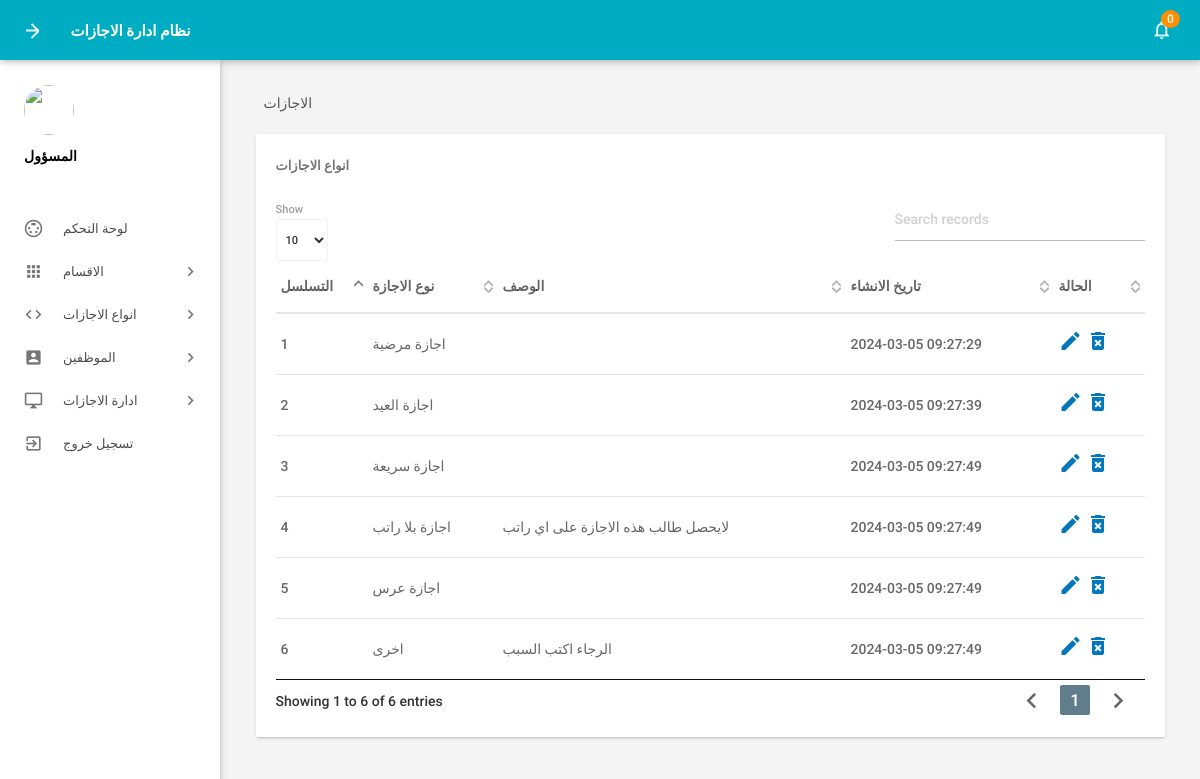
Screenshot of /admin/manageleavetype.php (signed in) with the database file from the repository.
### tables this page shows
CREATE TABLE `tblleavetype` (
  `id` int(11) NOT NULL,
  `LeaveType` varchar(200) DEFAULT NULL,
  `Description` mediumtext DEFAULT NULL,
  `CreationDate` timestamp NOT NULL DEFAULT current_timestamp()
);

### admin/manageleavetype.php (the view, shortened to what this page needs)
<?php
include('includes/config.php');
if(strlen($_SESSION['alogin'])==0)
    {
header('location:index.php');
}
else{
 ?>
<!DOCTYPE html>
<html lang="en">
    <head>
        <link type="text/css" rel="stylesheet" href="../assets/plugins/materialize/css/materialize.min.css"/>
        <link href="../assets/plugins/material-preloader/css/materialPreloader.min.css" rel="stylesheet">
        <link href="../assets/plugins/datatables/css/jquery.dataTables.min.css" rel="stylesheet">
        <link href="../assets/css/alpha.min.css" rel="stylesheet" type="text/css"/>
        <link href="../assets/css/custom.css" rel="stylesheet" type="text/css"/>
    </head>
    <body>
       <?php include('includes/header.php');?>
       <?php include('includes/sidebar.php');?>
            <main class="mn-inner">
                <div class="row">
                    <div class="col s12">
                        <div class="page-title">الاجازات</div>
                    </div>
                    <div class="col s12 m12 l12">
                        <div class="card">
                            <div class="card-content">
                                <span class="card-title">انواع الاجازات</span>
                                <table id="example" class="display responsive-table ">
                                    <thead>
                                        <tr>
                                            <th>التسلسل</th>
                                            <th>نوع الاجازة</th>
                                            <th>الوصف</th>
                                            <th>تاريخ الانشاء</th>
                                            <th>الحالة</th>
                                        </tr>
                                    </thead>
                                    <tbody>
<?php $sql = "SELECT * from tblleavetype";
$query = $dbh -> prepare($sql);
$query->execute();
$results=$query->fetchAll(PDO::FETCH_OBJ);
$cnt=1;
if($query->rowCount() > 0)
{
foreach($results as $result)
{               ?>
                                        <tr>
                                            <td> <?php echo htmlentities($cnt);?></td>
                                            <td><?php echo htmlentities($result->LeaveType);?></td>
                                            <td><?php echo htmlentities($result->Description);?></td>
                                            <td><?php echo htmlentities($result->CreationDate);?></td>
                                            <td><a href="editleavetype.php?lid=<?php echo htmlentities($result->id);?>"><i class="material-icons">mode_edit</i></a>
                                            <a href="manageleavetype.php?del=<?php echo htmlentities($result->id);?>" onclick="return confirm('Do you want to delete');"> <i class="material-icons">delete_forever</i></a> </td>
                                        </tr>
                                         <?php $cnt++;} }?>
                                    </tbody>
                                </table>
                            </div>
                        </div>
                    </div>
                </div>
            </main>
        </div>
        <div class="left-sidebar-hover"></div>
    </body>
</html>
<?php } ?>

### rows the page displays
tblleavetype: LeaveType "اجازة مرضية", CreationDate "2024-03-05 09:27:29"
tblleavetype: LeaveType "اجازة العيد", CreationDate "2024-03-05 09:27:39"
tblleavetype: LeaveType "اجازة سريعة", CreationDate "2024-03-05 09:27:49"
tblleavetype: LeaveType "اجازة بلا راتب", Description "لايحصل طالب هذه الاجازة على اي راتب", CreationDate "2024-03-05 09:27:49"
tblleavetype: LeaveType "اجازة عرس", CreationDate "2024-03-05 09:27:49"
tblleavetype: LeaveType "اخرى", Description "الرجاء اكتب السبب", CreationDate "2024-03-05 09:27:49"

### other values shown
$unreadcount "0"
